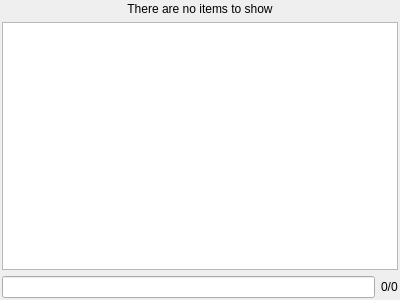
<?xml version="1.0" encoding="UTF-8"?>
<ui version="4.0">
 <class>CUiAnimViewNodesCtrl</class>
 <widget class="QWidget" name="CUiAnimViewNodesCtrl">
  <property name="geometry">
   <rect>
    <x>0</x>
    <y>0</y>
    <width>400</width>
    <height>300</height>
   </rect>
  </property>
  <property name="windowTitle">
   <string>Form</string>
  </property>
  <layout class="QGridLayout" name="gridLayout">
   <property name="leftMargin">
    <number>2</number>
   </property>
   <property name="topMargin">
    <number>2</number>
   </property>
   <property name="rightMargin">
    <number>2</number>
   </property>
   <property name="bottomMargin">
    <number>2</number>
   </property>
   <item row="2" column="0">
    <widget class="QLineEdit" name="searchField">
     <property name="focusPolicy">
      <enum>Qt::ClickFocus</enum>
     </property>
    </widget>
   </item>
   <item row="2" column="1">
    <widget class="QLabel" name="searchCount">
     <property name="text">
      <string>0/0</string>
     </property>
    </widget>
   </item>
   <item row="1" column="0" colspan="2">
    <widget class="CUiAnimViewNodesTreeWidget" name="treeWidget">
     <property name="dragEnabled">
      <bool>true</bool>
     </property>
     <property name="dragDropMode">
      <enum>QAbstractItemView::InternalMove</enum>
     </property>
     <property name="selectionMode">
      <enum>QAbstractItemView::ExtendedSelection</enum>
     </property>
     <attribute name="headerVisible">
      <bool>false</bool>
     </attribute>
     <column>
      <property name="text">
       <string notr="true">1</string>
      </property>
     </column>
    </widget>
   </item>
   <item row="0" column="0" colspan="2">
    <widget class="QLabel" name="noitems">
     <property name="sizePolicy">
      <sizepolicy hsizetype="Minimum" vsizetype="Preferred">
       <horstretch>0</horstretch>
       <verstretch>0</verstretch>
      </sizepolicy>
     </property>
     <property name="text">
      <string>There are no items to show</string>
     </property>
     <property name="alignment">
      <set>Qt::AlignCenter</set>
     </property>
    </widget>
   </item>
  </layout>
 </widget>
 <customwidgets>
  <customwidget>
   <class>CUiAnimViewNodesTreeWidget</class>
   <extends>QTreeWidget</extends>
   <header>UiAnimViewNodes.h</header>
  </customwidget>
 </customwidgets>
 <resources/>
 <connections/>
</ui>
